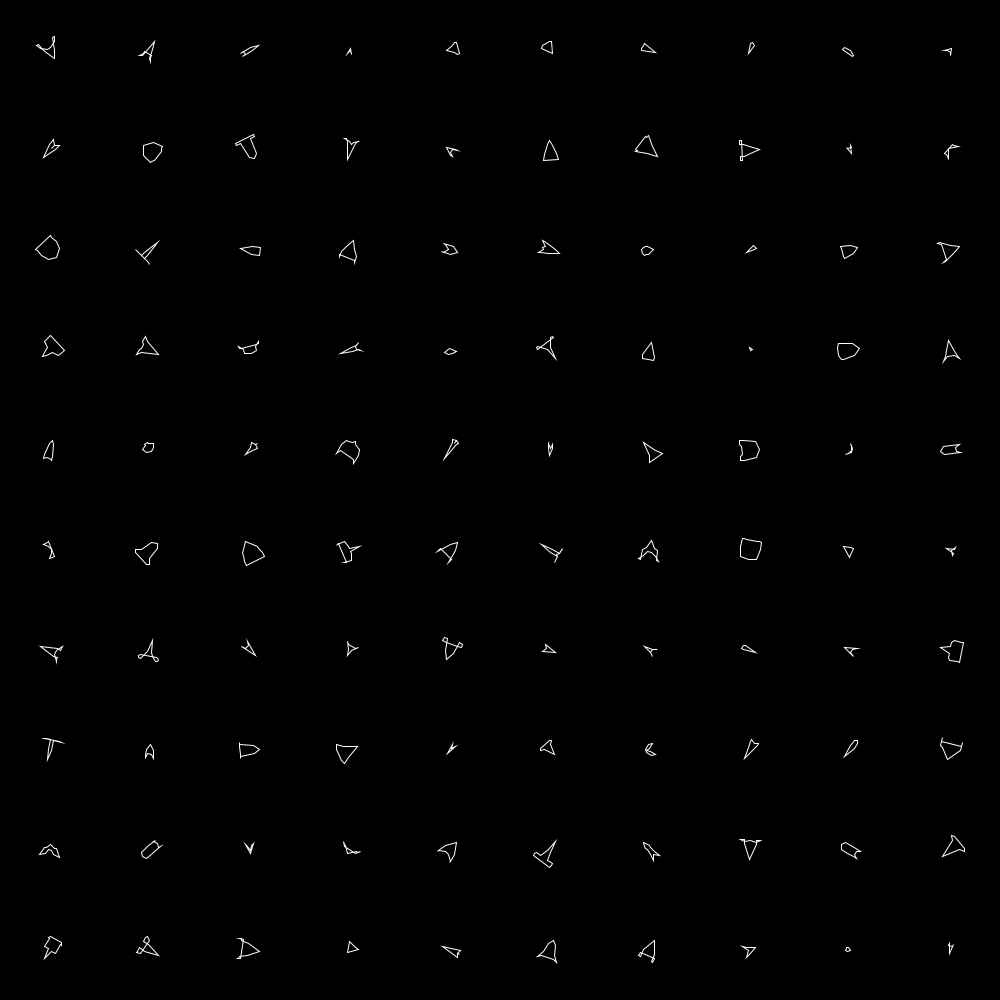
Frame 1 (no input)
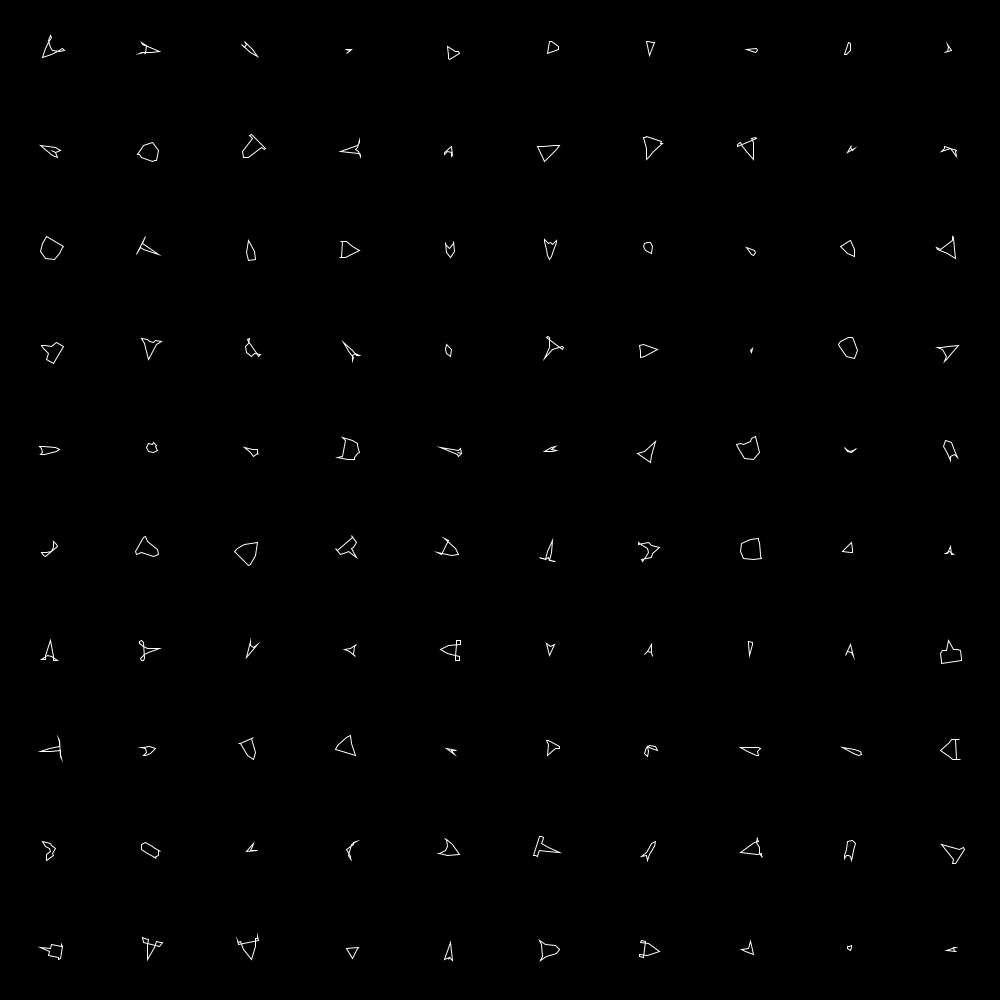
Frame 60 (the mouse pressed at the canvas centre just before this capture)
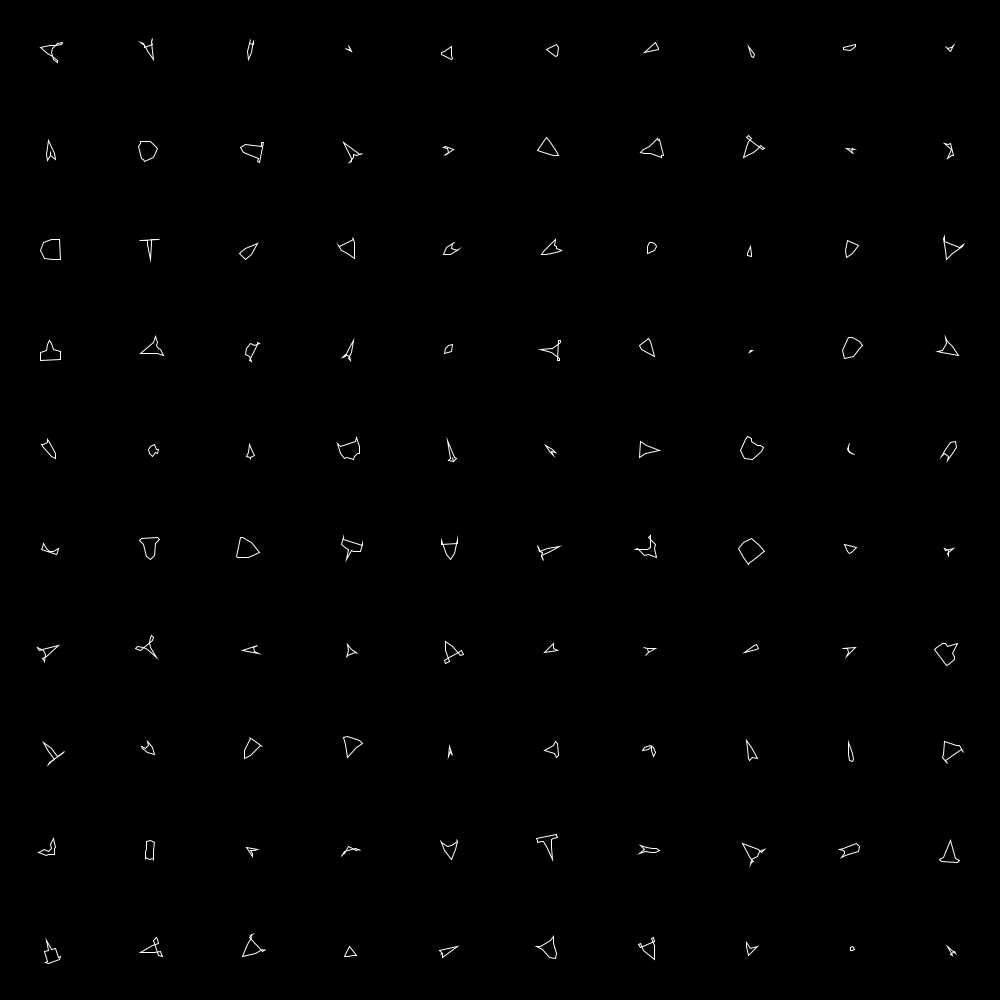
Frame 120 (the mouse held since frame 60 and released just before this capture)

The Processing sketch that drew these frames (run headless with seeded random() and noise(); from frame 60 on, the mouse is pressed at the canvas centre):

// Processing sketch: processing_60851
// ── processing_60851.pde

//GridShip


class Ship{
  
  float rotation;
  float zoom = 2;
  
  PVector tip, ctr;
  PVector sides [];
  PVector aft [];
  
  int len, wid, mSDiv, mADiv;
  
  Ship (int len, int wid, int mSDiv, int mADiv) {
    this.len = len;
    this.wid = wid;
    this.mSDiv = mSDiv;
    this.mADiv = mADiv;
    rotation = random(2*PI);
    tip = new PVector(0,0);
    
    this.randomize();
    
  }
  
  void randomize(){
    sides = new PVector[int(random(1000)%mSDiv) + 1];
    int x = 1, y = 1;
    for(int i=0; i<sides.length; i++){
      x = min(x+int(random(1000)%int(random(len/2,len))),len);
      y = min(y+int(random(1000)%int(random(wid/2,wid))),wid);
      sides[i] = new PVector(x, y);
    }
    //sides[sides.length-1] = new PVector(len,wid);
    ctr = new PVector(x/2, 0);
    int my = int(sides[sides.length-1].y);
    aft = new PVector[int(random(0, 1000)%mADiv)+1];
    for(int i=0; i<aft.length; i++){
      x += random(1000)%4-2;
      y = max(y-int(random(1000)%int(random(wid/2,wid))),0);
      aft[i] = new PVector(x, y);
    }
   // aft[aft.length-1] = new PVector(x,0);
  }
  void draw(int x, int y) {
    pushMatrix();
    translate(x,y);
    rotate(rotation);
    beginShape();
    vertex((tip.x-ctr.x)*zoom, (tip.y-ctr.y)*zoom);
    for(int i=0; i<sides.length; i++){
      vertex((sides[i].x-ctr.x)*zoom, (sides[i].y-ctr.y)*zoom);
    }
    for(int i=0; i<aft.length; i++){
      vertex((aft[i].x-ctr.x)*zoom, (aft[i].y-ctr.y)*zoom);
    }
    //& back again other side
    for(int i=aft.length-1; i>=0; i--){
      vertex((aft[i].x-ctr.x)*zoom, (-aft[i].y-ctr.y)*zoom);
    }
    for(int i=sides.length-1; i>=0; i--){
      vertex((sides[i].x-ctr.x)*zoom, (-sides[i].y-ctr.y)*zoom);
    }
    endShape(CLOSE);
    popMatrix();
  }
  
}
Ship [] fleet;
void setup(){
  size(1000, 1000);
  fleet = new Ship[100];
  background(0);
  stroke(255);
  noFill();
  for (int i=0;i<fleet.length;i++) {
    fleet[i] = new Ship(10, 5, 5, 2);
    fleet[i].draw((i)*100, (floor(i/10)*100));
  }
}

int time = 0;
float deltaTime;
void draw(){
  background(0);
  deltaTime = (millis()-time)/1000.0;
  time = millis();
  for (int i=0;i<fleet.length;i++) {
    int mod = 10;
    int x = (i%mod)*100+50;
    int y = floor(i/10)*100+50;
    if(abs(mouseX-x)<50 && abs(mouseY-y)<50) {
      fleet[i].rotation+=deltaTime/10;
      fleet[i].zoom = 10;
      if(mousePressed) fleet[i].randomize();
      fill(255);
    }
    else {
      fleet[i].rotation+=deltaTime;
      fleet[i].zoom = 2;
      noFill();
    }
    
    fleet[i].draw(x, y);
  }
}

void keyPressed(){
  for (int i=0;i<fleet.length;i++) {
    fleet[i].randomize();
  }
}
